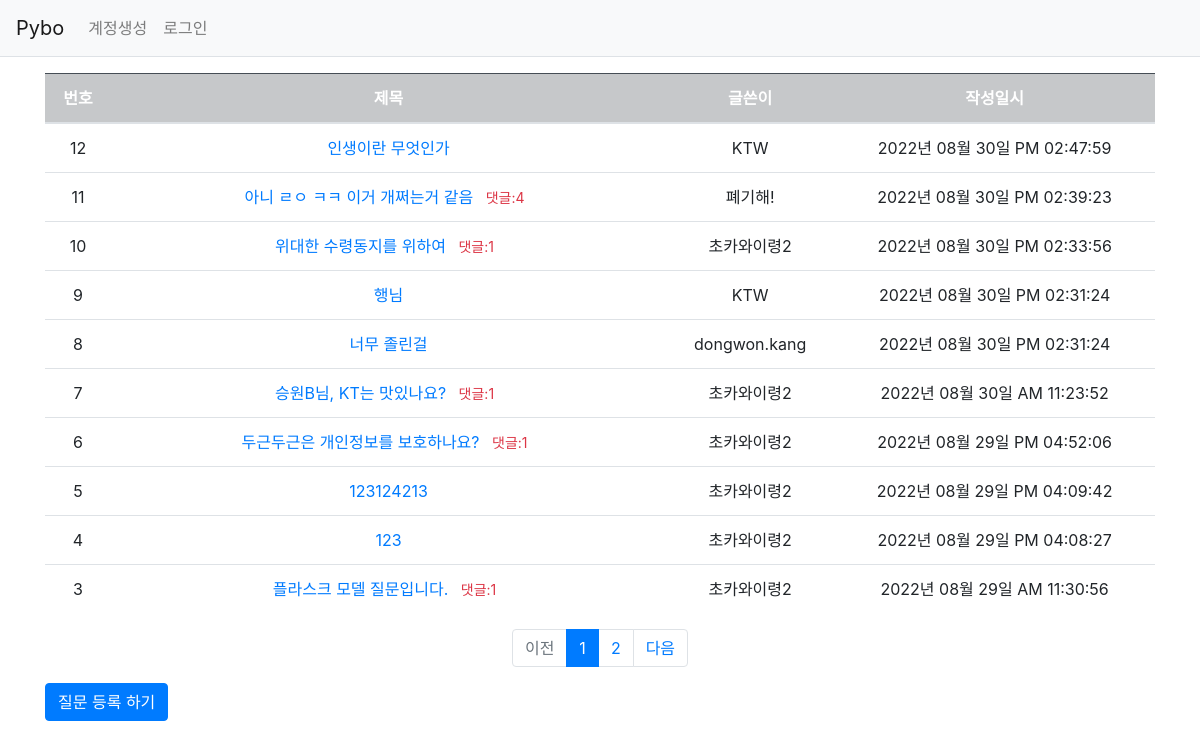
Page /question/list/ on the committed database.
### pybo/models.py (models this page shows)
class Question(db.Model):
    id = db.Column(db.Integer, primary_key = True)
    subject = db.Column(db.String(200), nullable=False)
    content = db.Column(db.Text(), nullable=False)
    create_date = db.Column(db.DateTime(), nullable=False)
    user_id = db.Column(db.Integer, db.ForeignKey('user.id', ondelete='CASCADE'), nullable=False)
    user = db.relationship('User', backref=db.backref('question_set'))
    modify_date = db.Column(db.DateTime(), nullable=True)

class User(db.Model):
    id = db.Column(db.Integer, primary_key=True)
    username = db.Column(db.String(150), unique=True, nullable=False)
    password = db.Column(db.String(200), nullable=False)
    email = db.Column(db.String(120), unique=True, nullable=False)
    usernick = db.Column(db.String(20), nullable=True)
    create_date = db.Column(db.DateTime(), nullable=False)
    userprofile = db.Column(db.Text(), nullable=True)

### pybo/views/question_views.py (the view)
@bp.route('/list/')
def _list():
    page = request.args.get('page', type=int, default=1) # 페이지
    question_list = Question.query.order_by(Question.create_date.desc())
    question_list = question_list.paginate(page, per_page=10)
    return render_template('question/question_list.html', question_list=question_list)

### pybo/filter.py (called while the page is built)
def format_datetime(value, fmt='%Y년 %m월 %d일 %p %I:%M:%S'):
    return value.strftime(fmt)

### pybo/views/auth_views.py (called while the page is built)
@bp.before_app_request
def load_logged_in_user():
    user_id = session.get('user_id')
    if user_id is None:
        g.user = None
    else:
        g.user = User.query.get(user_id)

### pybo/templates/question/question_list.html
{% extends 'base.html' %}
{% block content %}
<div class="container my-3">
    <table class="table">
        <thead>
        <tr class="text-center table-dark">
            <th>번호</th>
            <th style="width:50%">제목</th>
            <th>글쓴이</th>
            <th>작성일시</th>
        </tr>
        </thead>
        <tbody>
        {% if question_list %}
        {% for question in question_list.items %}
        <tr class="text-center">
            <td>{{ question_list.total - ((question_list.page-1) * question_list.per_page) - loop.index0 }}</td>
            <td class="text-start">
            <a href="{{url_for('question.detail', question_id=question.id)}}">{{question.subject}}</a>
            {% if question.answer_set|length > 0 %}
            <span class="text-danger small mx-2">댓글:{{ question.answer_set|length }}</span>
            {% endif %}
            </td>
            <td>{{ question.user.usernick }}</td>
            <td>{{question.create_date|datetime}}</td>
        </tr>
        {% endfor %}
        {% else %}
        <tr>
            <td colspan="3"> 질문이 없습니다. </td>
        </tr>
        {% endif %}
        </tbody>
    </table>
    <ul class="pagination justify-content-center">
        {% if question_list.has_prev %}
        <li class="page-item">
            <a class="page-link" href="?page={{ question_list.prev_num }}">이전</a>
        </li>
        {% else %}
        <li class="page-item disabled">
            <a class="page-link" tabindex="-1" aria-disabled="true" href="javascript:void(0)">이전</a>
        </li>
        {% endif %}
        {% for page_num in question_list.iter_pages() %}
        {% if page_num %}
        {% if page_num != question_list.page %}
        <li class="page-item">
            <a class="page-link" href="?page={{ page_num }}">{{ page_num }}</a>
        </li>
        {% else %}
        <li class="page-item active" aria-current="page">
            <a class="page-link" href="javascript:void(0)">{{ page_num }}</a>
        </li>
        {% endif %}
        {% else %}
        <li class="disabled">
            <a class="page-link" href="javascript:void(0)">...</a>
        </li>
        {% endif %}
        {% endfor %}
        {% if question_list.has_next %}
        <li class="page-item">
            <a class="page-link" href="?page={{ question_list.next_num }}">다음</a>
        </li>
        {% else %}
        <li class="page-item disabled">
            <a class="page-link" tabindex="-1" aria-disabled="true" href="javascript:void(0)">다음</a>
        </li>
        {% endif %}
    </ul>
    <a href="{{ url_for('question.create')}}" class="btn btn-primary">질문 등록 하기</a>
</div>
{% endblock %}

### pybo/templates/base.html (shortened to what this page needs)
<!doctype html>
<html>
<head>
    <link rel="stylesheet" href="{{ url_for('static', filename='bootstrap.min.css')}}">
    <link rel="stylesheet" href="{{ url_for('static', filename='style.css')}}">
</head>
<body>
{% include "navbar.html" %}
{% block content %}
{% endblock %}
</body>
</html>

### pybo/templates/navbar.html (shortened to what this page needs)
<nav class="navbar navbar-expand-lg navbar-light bg-light border-bottom">
    <a class="navbar-brand" href="{{ url_for('main.index') }}">Pybo</a>
    <div class="collapse navbar-collapse flex-grow-0" id="navbarNav">
        {% if g.user %}
        <ul class="navbar-nav">
            <li class="nav-item ">
                <a class="nav-link" href="{{ url_for('auth.logout') }}">{{ g.user.username }} (로그아웃)</a>
            </li>
        </ul>
        {% else %}
        <ul class="navbar-nav">
            <li class="nav-item ">
                <a class="nav-link" href="{{ url_for('auth.signup') }}">계정생성</a>
            </li>
            <li class="nav-item ">
                <a class="nav-link" href="{{ url_for('auth.login') }}">로그인</a>
            </li>
        </ul>
        {% endif %}
    </div>
</nav>

### rows in the picture
Question: id "12", subject "인생이란 무엇인가", user.usernick "KTW", create_date "2022년 08월 30일 PM 02:47:59"
Question: id "11", subject "아니 ㄹㅇ ㅋㅋ 이거 개쩌는거 같음", answer_set|length "4", user.usernick "폐기해!", create_date "2022년 08월 30일 PM 02:39:23"
Question: id "10", subject "위대한 수령동지를 위하여", answer_set|length "1", user.usernick "초카와이령2", create_date "2022년 08월 30일 PM 02:33:56"
Question: id "9", subject "행님", user.usernick "KTW", create_date "2022년 08월 30일 PM 02:31:24"
Question: id "8", subject "너무 졸린걸", user.usernick "dongwon.kang", create_date "2022년 08월 30일 PM 02:31:24"
Question: id "7", subject "승원B님, KT는 맛있나요?", answer_set|length "1", user.usernick "초카와이령2", create_date "2022년 08월 30일 AM 11:23:52"
Question: id "6", subject "두근두근은 개인정보를 보호하나요?", answer_set|length "1", user.usernick "초카와이령2", create_date "2022년 08월 29일 PM 04:52:06"
Question: id "5", subject "123124213", user.usernick "초카와이령2", create_date "2022년 08월 29일 PM 04:09:42"
Question: id "4", subject "123", user.usernick "초카와이령2", create_date "2022년 08월 29일 PM 04:08:27"
Question: total "3", subject "플라스크 모델 질문입니다.", answer_set|length "1", user.usernick "초카와이령2", create_date "2022년 08월 29일 AM 11:30:56"

### other values in the picture
{{ page_num }} "1"
{{ page_num }} "2"
